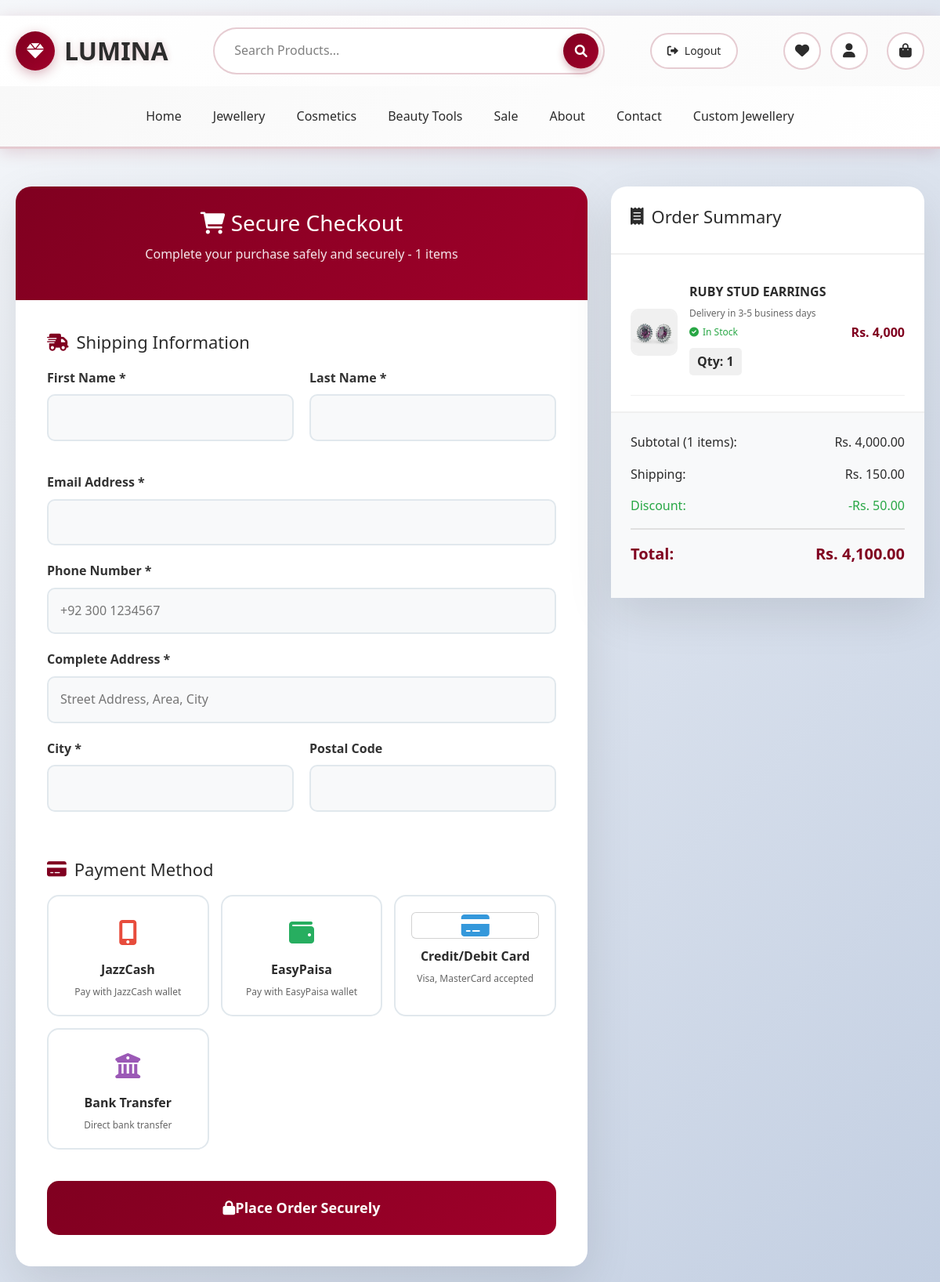
Screenshot of /checkout/checkout.php (signed in) with the database file from the repository.
### tables this page shows
CREATE TABLE `cart` (
  `user_id` int(255) NOT NULL,
  `item` int(11) NOT NULL,
  `product_image` varchar(500) NOT NULL,
  `product_name` varchar(500) NOT NULL,
  `product_price` int(255) NOT NULL,
  `quantity` int(255) NOT NULL
);

### checkout/checkout.php (the view, shortened to what this page needs)
<?php
include '../includes/header.php';
include '../includes/connection.php';
$order_success = false;
$order_data = null;
$user_id = $_SESSION['user_id'];
$query = "SELECT * FROM cart WHERE user_id='$user_id'";
$sql = mysqli_query($conn, $query);
$total_items = mysqli_num_rows($sql);
$subtotal = 0;
$cart_data = [];
while ($data = mysqli_fetch_assoc($sql)) {
    $item_total = (float)$data['product_price'] * (int)$data['quantity'];
    $subtotal += $item_total;
    $cart_data[] = $data;
}
$discount = 50.00;
$shipping = 150;
$total_amount = $subtotal - $discount + $shipping;
?>
<!DOCTYPE html>
<html lang="en">
<head>
    <link href="https://cdnjs.cloudflare.com/ajax/libs/font-awesome/6.0.0/css/all.min.css" rel="stylesheet">
</head>
<body>
    <?php if ($order_success): ?>
        <div class="success-message">
            <h2><i class="fas fa-check-circle"></i> Order Placed Successfully!</h2>
            <div class="order-details">
                <p><strong>Order Number:</strong> <?php echo $order_data['order_number']; ?></p>
                <p><strong>Transaction ID:</strong> <?php echo $order_data['transaction_id']; ?></p>
                <p><strong>Total Amount:</strong> Rs. <?php echo number_format($order_data['total_amount'], 2); ?></p>
                <p><strong>Payment Method:</strong> <?php echo ucfirst($order_data['payment_method']); ?></p>
            </div>
            <p>Thank you for your purchase! Your order has been confirmed and will be processed within 24 hours.</p>
            <div class="success-actions">
                <a href="../pages/index.php" class="btn btn-primary">Continue Shopping</a>
                <a href="../orders/order_history.php" class="btn btn-secondary">View Orders</a>
            </div>
        </div>
    <?php else: ?>
        <div class="checkout-container mt-5">
            <div class="main-content">
                <div class="checkout-header">
                    <h1><i class="fas fa-shopping-cart"></i> Secure Checkout</h1>
                    <p>Complete your purchase safely and securely - <?php echo $total_items; ?> items</p>
                </div>
                <form class="checkout-form" method="POST">
                    <div class="form-section">
                        <h2 class="section-title">
                            <i class="fas fa-shipping-fast"></i>
                            Shipping Information
                        </h2>
                        <div class="form-grid">
                            <div class="form-group">
                                <label class="form-label">First Name *</label>
                                <input type="text" class="form-input" name="first_name"
                                       value="<?php echo htmlspecialchars($_POST['first_name'] ?? ''); ?>" required>
                            </div>
                            <div class="form-group">
                                <label class="form-label">Last Name *</label>
                                <input type="text" class="form-input" name="last_name"
                                       value="<?php echo htmlspecialchars($_POST['last_name'] ?? ''); ?>" required>
                            </div>
                        </div>
                        <div class="form-group">
                            <label class="form-label">Email Address *</label>
                            <input type="email" class="form-input" name="email"
                                   value="<?php echo htmlspecialchars($_POST['email'] ?? ''); ?>" required>
                        </div>
                        <div class="form-group">
                            <label class="form-label">Phone Number *</label>
                            <input type="tel" class="form-input" name="phone"
                                   value="<?php echo htmlspecialchars($_POST['phone'] ?? ''); ?>"
                                   placeholder="+92 300 1234567" required>
                        </div>
                        <div class="form-group">
                            <label class="form-label">Complete Address *</label>
                            <input type="text" class="form-input" name="address"
                                   value="<?php echo htmlspecialchars($_POST['address'] ?? ''); ?>"
                                   placeholder="Street Address, Area, City" required>
                        </div>
                        <div class="form-grid">
                            <div class="form-group">
                                <label class="form-label">City *</label>
                                <input type="text" class="form-input" name="city"
                                       value="<?php echo htmlspecialchars($_POST['city'] ?? ''); ?>" required>
                            </div>
                            <div class="form-group">
                                <label class="form-label">Postal Code</label>
                                <input type="text" class="form-input" name="postal_code"
                                       value="<?php echo htmlspecialchars($_POST['postal_code'] ?? ''); ?>">
                            </div>
                        </div>
                    </div>
                    <div class="form-section">
                        <h2 class="section-title">
                            <i class="fas fa-credit-card"></i>
                            Payment Method
                        </h2>
                        <div class="payment-methods">
                            <label class="payment-method <?php echo (($_POST['payment_method'] ?? '') === 'jazzcash') ? 'selected' : ''; ?>">
                                <div class="payment-icon jazzcash">
                                    <i class="fas fa-mobile-alt"></i>
                                </div>
                                <div class="payment-name">JazzCash</div>
                                <div class="payment-desc">Pay with JazzCash wallet</div>
                            </label>
                            <label class="payment-method <?php echo (($_POST['payment_method'] ?? '') === 'easypaisa') ? 'selected' : ''; ?>">
                                <div class="payment-icon easypaisa">
                                    <i class="fas fa-wallet"></i>
                                </div>
                                <div class="payment-name">EasyPaisa</div>
                                <div class="payment-desc">Pay with EasyPaisa wallet</div>
                            </label>
                            <label class="payment-method <?php echo (($_POST['payment_method'] ?? '') === 'card') ? 'selected' : ''; ?>">
                                <div class="payment-icon card">
                                    <i class="fas fa-credit-card"></i>
                                </div>
                                <div class="payment-name">Credit/Debit Card</div>
                                <div class="payment-desc">Visa, MasterCard accepted</div>
                            </label>
                            <label class="payment-method <?php echo (($_POST['payment_method'] ?? '') === 'bank') ? 'selected' : ''; ?>">
                                <div class="payment-icon bank">
                                    <i class="fas fa-university"></i>
                                </div>
                                <div class="payment-name">Bank Transfer</div>
                                <div class="payment-desc">Direct bank transfer</div>
                            </label>
                        </div>
                    </div>
                    <button type="submit" class="place-order-btn">
                        <i class="fas fa-lock"></i>
                        Place Order Securely
                    </button>
                </form>
            </div>
            <div class="order-summary">
                <div class="summary-header">
                    <h2><i class="fas fa-receipt"></i> Order Summary</h2>
                </div>
                <div class="cart-items">
                    <?php foreach ($cart_data as $item): ?>
                    <div class="cart-item">
                        <img src="<?php echo htmlspecialchars($item['product_image']); ?>"
                             alt="<?php echo htmlspecialchars($item['product_name']); ?>" class="item-image">
                        <div class="item-details">
                            <div class="item-name"><?php echo htmlspecialchars($item['product_name']); ?></div>
                            <div class="item-delivery">
                                <?php
                                if($item['product_name'] == "Customized jewellery"){
                                    echo "Delivery in 7-14 business days";
                                } else {
                                    echo "Delivery in 3-5 business days";
                                }
                                ?>
                            </div>
                            <div class="item-stock">
                                <i class="fas fa-check-circle"></i>
                                In Stock
                            </div>
                            <div class="item-quantity">
                                <span class="quantity-display">Qty: <?php echo $item['quantity']; ?></span>
                            </div>
                        </div>
                        <div class="item-price">Rs. <?php echo number_format($item['product_price']); ?></div>
                    </div>
                    <?php endforeach; ?>
                </div>
                <div class="summary-totals">
                    <div class="total-row">
                        <span>Subtotal (<?php echo $total_items; ?> items):</span>
                        <span>Rs. <?php echo number_format($subtotal, 2); ?></span>
                    </div>
                    <div class="total-row">
                        <span>Shipping:</span>
                        <span>Rs. <?php echo number_format($shipping, 2); ?></span>
                    </div>
                    <div class="total-row discount">
                        <span>Discount:</span>
                        <span>-Rs. <?php echo number_format($discount, 2); ?></span>
                    </div>
                    <div class="total-row final">
                        <span>Total:</span>
                        <span>Rs. <?php echo number_format($total_amount, 2); ?></span>
                    </div>
                </div>
            </div>
        </div>
    <?php endif; ?>
</body>
</html>

### includes/header.php (style rules this page uses)
* { margin: 0; padding: 0; box-sizing: border-box; }
body { font-family: 'Georgia', serif; line-height: 1.6; color: #2c2c2c; background: linear-gradient(135deg, #ffffff 0%, #f8f8f8 50%, #ffffff 100%); min-height: 100vh; }

### checkout/checkout.php (style rules this page uses)
* { margin: 0; padding: 0; box-sizing: border-box; }
body { font-family: 'Segoe UI', Tahoma, Geneva, Verdana, sans-serif; background: linear-gradient(135deg, #f5f7fa 0%, #c3cfe2 100%); min-height: 100vh; padding: 20px 0; }
.checkout-container { max-width: 1400px; margin: 0 auto; display: grid; grid-template-columns: 1fr 400px; gap: 30px; padding: 0 20px; }
.main-content { background: white; border-radius: 20px; box-shadow: 0 20px 60px rgba(0, 0, 0, 0.1); overflow: hidden; }
.checkout-header { background: linear-gradient(135deg, #800020 0%, #a0002a 100%); color: white; padding: 30px; text-align: center; }
.checkout-header h1 { font-size: 28px; margin-bottom: 10px; }
.checkout-header p { opacity: 0.9; font-size: 16px; }
.checkout-form { padding: 40px; }
.form-section { margin-bottom: 40px; }
.section-title { font-size: 22px; color: #2c2c2c; margin-bottom: 20px; display: flex; align-items: center; gap: 10px; }
.section-title i { color: #800020; }
.form-grid { display: grid; grid-template-columns: 1fr 1fr; gap: 20px; margin-bottom: 20px; }
.form-group { margin-bottom: 20px; }
.form-label { display: block; margin-bottom: 8px; font-weight: 600; color: #333; }
.form-input { width: 100%; padding: 15px; border: 2px solid #e1e8ed; border-radius: 10px; font-size: 16px; transition: all 0.3s ease; background: #f8f9fa; }
.payment-methods { display: grid; grid-template-columns: repeat(auto-fit, minmax(200px, 1fr)); gap: 15px; margin-bottom: 30px; }
.payment-method { border: 2px solid #e1e8ed; border-radius: 15px; padding: 20px; cursor: pointer; transition: all 0.3s ease; background: white; text-align: center; }
.payment-icon { font-size: 32px; margin-bottom: 10px; color: #800020; }
.payment-method .jazzcash { color: #e74c3c; }
.payment-method .easypaisa { color: #27ae60; }
.payment-method .card { color: #3498db; }
.payment-method .bank { color: #9b59b6; }
.payment-name { font-weight: 600; font-size: 16px; margin-bottom: 5px; }
.payment-desc { font-size: 12px; color: #666; }
.place-order-btn { width: 100%; padding: 20px; background: linear-gradient(135deg, #800020 0%, #a0002a 100%); color: white; border: none; border-radius: 15px; font-size: 18px; font-weight: 600; cursor: pointer; transition: all 0.3s ease; margin-top: 30px; display: flex; align-items: center; justify-content: center; }
.order-summary { background: white; border-radius: 20px; box-shadow: 0 20px 60px rgba(0, 0, 0, 0.1); height: fit-content; position: sticky; top: 20px; }
.summary-header { padding: 25px; border-bottom: 2px solid #f0f0f0; }
.summary-header h2 { color: #2c2c2c; font-size: 22px; display: flex; align-items: center; gap: 10px; }
.cart-items { padding: 20px 25px; max-height: 400px; overflow-y: auto; }
.cart-item { display: flex; align-items: center; gap: 15px; padding: 15px 0; border-bottom: 1px solid #f0f0f0; }
.item-image { width: 60px; height: 60px; border-radius: 10px; object-fit: cover; border: 2px solid #f0f0f0; }
.item-details { flex: 1; }
.item-name { font-weight: 600; color: #2c2c2c; margin-bottom: 5px; }
.item-delivery { font-size: 12px; color: #666; margin-bottom: 5px; }
.item-stock { font-size: 12px; color: #28a745; display: flex; align-items: center; gap: 5px; }
.item-quantity { display: flex; align-items: center; gap: 10px; margin: 10px 0; }
.quantity-display { font-weight: 600; min-width: 20px; text-align: center; background: #f0f0f0; padding: 5px 10px; border-radius: 5px; }
.item-price { font-weight: 700; color: #800020; font-size: 16px; }
.summary-totals { padding: 25px; border-top: 2px solid #f0f0f0; background: #f8f9fa; }
.total-row { display: flex; justify-content: space-between; margin-bottom: 15px; font-size: 16px; }
.total-row.final { font-size: 20px; font-weight: 700; color: #800020; padding-top: 15px; border-top: 2px solid #e0e0e0; }
.discount { color: #28a745; }

### rows the page displays
cart: product_image (picture), product_name "RUBY STUD EARRINGS", shows "Delivery in 3-5 business days", quantity "1", product_price "4,000"

### other values shown
$total_items "1"
$subtotal "4,000.00"
$shipping "150.00"
$discount "50.00"
$total_amount "4,100.00"
